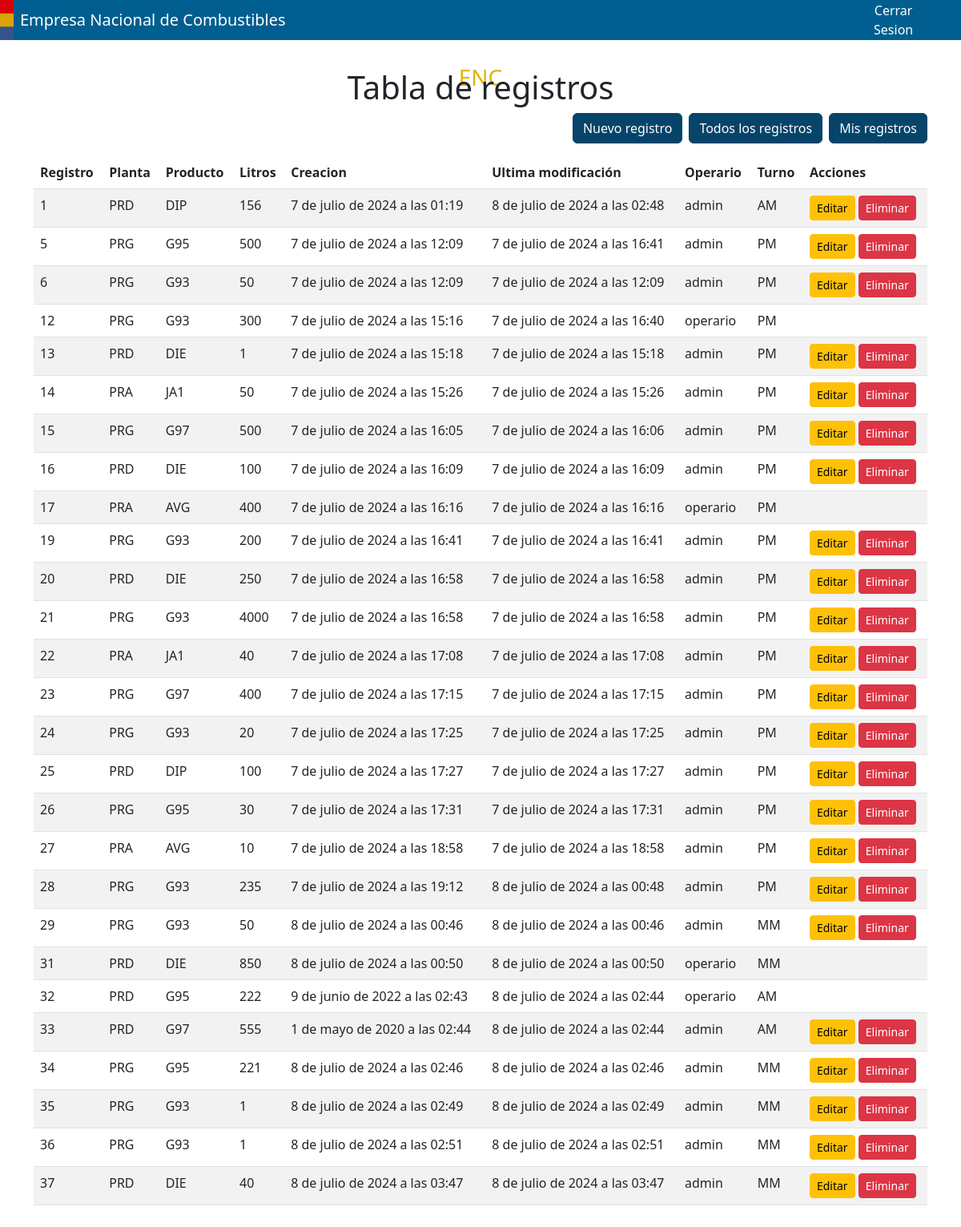
The app's page /home/ (signed in) with its own data.
### core/models.py (models this page shows, shortened)
class combustible(models.Model):
    codigo = models.ForeignKey(codigoPlanta, on_delete=models.CASCADE)
    producto = models.ForeignKey(producto, on_delete=models.CASCADE)
    litros = models.IntegerField()
    fecha_hora = models.DateTimeField(auto_now_add=True)
    fecha_modificacion = models.DateTimeField(auto_now_add=True)
    usuario_modificador = models.ForeignKey(User, on_delete=models.SET_NULL, null=True, blank=True, related_name='modificaciones')
    eliminado = models.BooleanField(default=False)
    operario = models.ForeignKey(User, on_delete=models.CASCADE)
    turno = models.CharField(
        max_length=2,
        choices=TURNO_CHOICES,
        default='-'
    )

class codigoPlanta(models.Model):
    clave = models.CharField(max_length=3, unique=True)
    descripcion = models.CharField(max_length=100)
    productos = models.ManyToManyField(producto, related_name='codigos')
    def __str__(self):
        return self.clave

class producto(models.Model):
    nombre = models.CharField(max_length=100)
    descripcion = models.CharField(max_length=100)
    def __str__(self):
        return self.nombre

### core/views.py (the view)
# urls.py: path('home/', views.listar_registros, name='listar_registros' ),
def listar_registros(request):
    registros = combustible.objects.all()
    filtro = request.GET.get('filtro', None)
    if filtro == 'mis_registros':
        registros = registros.filter(operario=request.user)
    context = {
        'registros': registros,
        'filtro_actual': filtro,
    }
    return render(request, 'core/home.html', context)

### core/templates/core/home.html (shortened to what this page needs)
{% extends 'core/base.html' %}
{% load static %}
{% block content %}
{% if user.is_authenticated %}
<section id="proyectos">
    <div class="container">
        <div class="text-center" style="margin-top: 10vh;">
            <div class="row">
                <div class="col">
                    <h3 style="color: #e5b300; margin-bottom: -2vh;">ENC</h3>
                    <h1 style="margin-top: 2px;">Tabla de registros</h1>
                </div>
            </div>
        </div>
        <div class="d-flex justify-content-end mb-3">
            <a href="{% url 'crear_registro' %}" class="btn btn-primary me-2"
                    style="background-color: #074469; border-color: #074469;">Nuevo registro</a>
            <a href="?filtro=todos" class="btn btn-primary me-2 {% if not filtro_actual %}active{% endif %}"
                    style="background-color: #074469; border-color: #074469;">Todos los registros</a>
            <a href="?filtro=mis_registros" class="btn btn-primary {% if filtro_actual == 'mis_registros' %}active{% endif %}"
                    style="background-color: #074469; border-color: #074469;">Mis registros</a>
        </div>
        <table class="table table-striped">
            <thead>
                <tr>
                    <th scope="col">Registro</th>
                    <th scope="col">Planta</th>
                    <th scope="col">Producto</th>
                    <th scope="col">Litros</th>
                    <th scope="col">Creacion</th>
                    <th scope="col">Ultima modificación</th>
                    <th scope="col">Operario</th>
                    <th scope="col">Turno</th>
                    <th scope="col">Acciones</th>
                </tr>
            </thead>
            <tbody>
                {% for registro in registros %}
                    {% if registro.eliminado == False%}
                        <tr>
                            <td>{{ registro.id }}</td>
                            <td>{{ registro.codigo }}</td>
                            <td>{{ registro.producto}}</td>
                            <td>{{ registro.litros }}</td>
                            <td>{{ registro.fecha_hora }}</td>
                            <td>{{ registro.fecha_modificacion }}</td>
                            <td>{{ registro.operario }}</td>
                            <td>{{ registro.turno }}</td>
                            <td>
                                {% if registro.operario == request.user %}
                                    <a href="{% url 'editar_registro' registro.pk %}" class="btn btn-sm btn-warning">Editar</a>
                                    <a href="{% url 'eliminar_registro' registro.pk %}" class="btn btn-sm btn-danger">Eliminar</a>
                                {% endif %}
                            </td>
                        </tr>
                    {% endif %}
                {% empty %}
                <tr>
                    <td colspan="6">No se encontraron registros.</td>
                </tr>
                {% endfor %}
            </tbody>
        </table>
    </div>
</section>
{% endif %}
{% endblock %}

### records on screen
combustible: id "1", codigo "PRD", producto "DIP", litros "156", fecha_hora "7 de julio de 2024 a las 01:19", fecha_modificacion "8 de julio de 2024 a las 02:48", operario "admin", turno "AM", shows "Editar"
combustible: id "5", codigo "PRG", producto "G95", litros "500", fecha_hora "7 de julio de 2024 a las 12:09", fecha_modificacion "7 de julio de 2024 a las 16:41", operario "admin", turno "PM", shows "Editar"
combustible: id "6", codigo "PRG", producto "G93", litros "50", fecha_hora "7 de julio de 2024 a las 12:09", fecha_modificacion "7 de julio de 2024 a las 12:09", operario "admin", turno "PM", shows "Editar"
combustible: id "12", codigo "PRG", producto "G93", litros "300", fecha_hora "7 de julio de 2024 a las 15:16", fecha_modificacion "7 de julio de 2024 a las 16:40", operario "operario", turno "PM"
combustible: id "13", codigo "PRD", producto "DIE", litros "1", fecha_hora "7 de julio de 2024 a las 15:18", fecha_modificacion "7 de julio de 2024 a las 15:18", operario "admin", turno "PM", shows "Editar"
combustible: id "14", codigo "PRA", producto "JA1", litros "50", fecha_hora "7 de julio de 2024 a las 15:26", fecha_modificacion "7 de julio de 2024 a las 15:26", operario "admin", turno "PM", shows "Editar"
combustible: id "15", codigo "PRG", producto "G97", litros "500", fecha_hora "7 de julio de 2024 a las 16:05", fecha_modificacion "7 de julio de 2024 a las 16:06", operario "admin", turno "PM", shows "Editar"
combustible: id "16", codigo "PRD", producto "DIE", litros "100", fecha_hora "7 de julio de 2024 a las 16:09", fecha_modificacion "7 de julio de 2024 a las 16:09", operario "admin", turno "PM", shows "Editar"
combustible: id "17", codigo "PRA", producto "AVG", litros "400", fecha_hora "7 de julio de 2024 a las 16:16", fecha_modificacion "7 de julio de 2024 a las 16:16", operario "operario", turno "PM"
combustible: id "19", codigo "PRG", producto "G93", litros "200", fecha_hora "7 de julio de 2024 a las 16:41", fecha_modificacion "7 de julio de 2024 a las 16:41", operario "admin", turno "PM", shows "Editar"
combustible: id "20", codigo "PRD", producto "DIE", litros "250", fecha_hora "7 de julio de 2024 a las 16:58", fecha_modificacion "7 de julio de 2024 a las 16:58", operario "admin", turno "PM", shows "Editar"
combustible: id "21", codigo "PRG", producto "G93", litros "4000", fecha_hora "7 de julio de 2024 a las 16:58", fecha_modificacion "7 de julio de 2024 a las 16:58", operario "admin", turno "PM", shows "Editar"
combustible: id "22", codigo "PRA", producto "JA1", litros "40", fecha_hora "7 de julio de 2024 a las 17:08", fecha_modificacion "7 de julio de 2024 a las 17:08", operario "admin", turno "PM", shows "Editar"
combustible: id "23", codigo "PRG", producto "G97", litros "400", fecha_hora "7 de julio de 2024 a las 17:15", fecha_modificacion "7 de julio de 2024 a las 17:15", operario "admin", turno "PM", shows "Editar"
combustible: id "24", codigo "PRG", producto "G93", litros "20", fecha_hora "7 de julio de 2024 a las 17:25", fecha_modificacion "7 de julio de 2024 a las 17:25", operario "admin", turno "PM", shows "Editar"
combustible: id "25", codigo "PRD", producto "DIP", litros "100", fecha_hora "7 de julio de 2024 a las 17:27", fecha_modificacion "7 de julio de 2024 a las 17:27", operario "admin", turno "PM", shows "Editar"
combustible: id "26", codigo "PRG", producto "G95", litros "30", fecha_hora "7 de julio de 2024 a las 17:31", fecha_modificacion "7 de julio de 2024 a las 17:31", operario "admin", turno "PM", shows "Editar"
combustible: id "27", codigo "PRA", producto "AVG", litros "10", fecha_hora "7 de julio de 2024 a las 18:58", fecha_modificacion "7 de julio de 2024 a las 18:58", operario "admin", turno "PM", shows "Editar"
combustible: id "28", codigo "PRG", producto "G93", litros "235", fecha_hora "7 de julio de 2024 a las 19:12", fecha_modificacion "8 de julio de 2024 a las 00:48", operario "admin", turno "PM", shows "Editar"
combustible: id "29", codigo "PRG", producto "G93", litros "50", fecha_hora "8 de julio de 2024 a las 00:46", fecha_modificacion "8 de julio de 2024 a las 00:46", operario "admin", turno "MM", shows "Editar"
combustible: id "31", codigo "PRD", producto "DIE", litros "850", fecha_hora "8 de julio de 2024 a las 00:50", fecha_modificacion "8 de julio de 2024 a las 00:50", operario "operario", turno "MM"
combustible: id "32", codigo "PRD", producto "G95", litros "222", fecha_hora "9 de junio de 2022 a las 02:43", fecha_modificacion "8 de julio de 2024 a las 02:44", operario "operario", turno "AM"
combustible: id "33", codigo "PRD", producto "G97", litros "555", fecha_hora "1 de mayo de 2020 a las 02:44", fecha_modificacion "8 de julio de 2024 a las 02:44", operario "admin", turno "AM", shows "Editar"
combustible: id "34", codigo "PRG", producto "G95", litros "221", fecha_hora "8 de julio de 2024 a las 02:46", fecha_modificacion "8 de julio de 2024 a las 02:46", operario "admin", turno "MM", shows "Editar"
combustible: id "35", codigo "PRG", producto "G93", litros "1", fecha_hora "8 de julio de 2024 a las 02:49", fecha_modificacion "8 de julio de 2024 a las 02:49", operario "admin", turno "MM", shows "Editar"
combustible: id "36", codigo "PRG", producto "G93", litros "1", fecha_hora "8 de julio de 2024 a las 02:51", fecha_modificacion "8 de julio de 2024 a las 02:51", operario "admin", turno "MM", shows "Editar"
combustible: id "37", codigo "PRD", producto "DIE", litros "40", fecha_hora "8 de julio de 2024 a las 03:47", fecha_modificacion "8 de julio de 2024 a las 03:47", operario "admin", turno "MM", shows "Editar"
